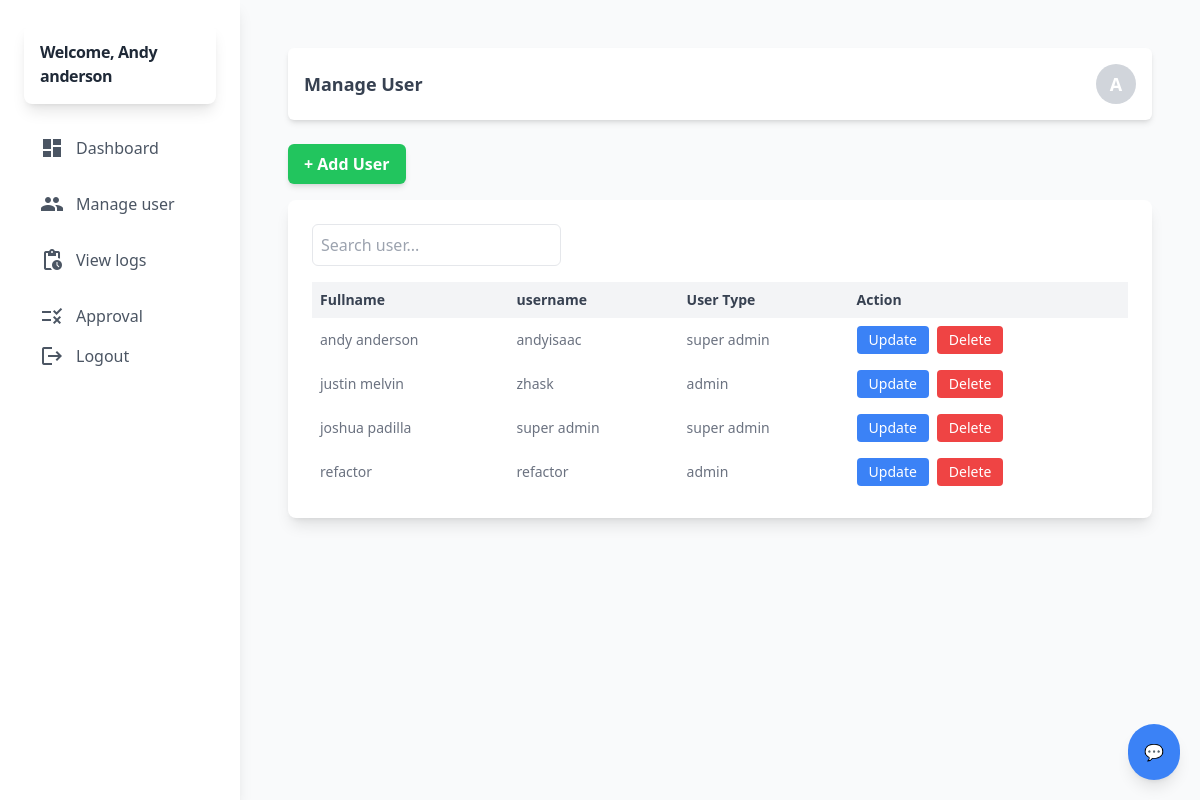
Screenshot of /admin/manage_user.php (signed in) with the database file from the repository.
### tables this page shows
CREATE TABLE `user` (
  `id` int(11) NOT NULL,
  `name` varchar(255) NOT NULL,
  `username` varchar(255) NOT NULL,
  `password` varchar(255) NOT NULL,
  `type` varchar(60) NOT NULL,
  `status` int(11) NOT NULL DEFAULT 1 COMMENT '0=deleted,1=existing'
);

### admin/backend/db.php (called while the page is built, shortened)
<?php
class db_connect
{
    public $host = db_host;
    public $user = db_user;
    public $pass = db_pass;
    public $name = db_name;
    public function connect()
    {
        try {
            $this->conn = new mysqli($this->host, $this->user, $this->pass, $this->name);
        } catch (\Throwable $th) {
            header("Location:setup.php");
        }
    }
}

### admin/backend/class.php (called while the page is built, shortened)
<?php
include ('db.php');
class global_class extends db_connect
{
    public function check_account($user_id ) {
        $query = "SELECT * FROM user WHERE id = $user_id";
        $result = $this->conn->query($query);
        $items = [];
        if ($result && $result->num_rows > 0) {
            while ($row = $result->fetch_assoc()) {
                $items[] = $row;
            }
        }
        return $items;
    }
    public function fetch_all_user(){
        $query = $this->conn->prepare("SELECT * FROM `user` where status='1'");
        if ($query->execute()) {
            $result = $query->get_result();
            return $result;
        }
    }
}

### admin/backend/end-points/user_list.php (the view, shortened to what this page needs)
<?php
$fetch_all_user = $db->fetch_all_user();
if ($fetch_all_user->num_rows>0): ?>
    <?php foreach ($fetch_all_user as $user):
        ?>
       <tr>
            <td class="p-2"><?php echo htmlspecialchars($user['name']); ?></td>
            <td class="p-2"><?php echo htmlspecialchars($user['username']); ?></td>
            <td class="p-2"><?php echo htmlspecialchars($user['type']); ?></td>
            <td class="p-2 flex space-x-2">
                <button class="showUpdateModal TogglerUpdateUser px-3 py-1 bg-blue-500 text-white rounded hover:bg-blue-600"
                data-id="<?= $user['id']; ?>"
                data-name="<?= $user['name']; ?>"
                data-username="<?= $user['username']; ?>"
                data-type="<?= $user['type']; ?>"
                >
                Update</button>
                <button class="TogglerDeleteUser px-3 py-1 bg-red-500 text-white rounded hover:bg-red-600"
                data-id=<?= $user['id']; ?>>
                Delete
            </td>
        </tr>
    <?php endforeach; ?>
<?php else: ?>
    <tr>
        <td colspan="5" class="p-2">No record found.</td>
    </tr>
<?php endif; ?>

### admin/components/header.php (shortened to what this page needs)
<?php
include('backend/class.php');
$db = new global_class();
if (isset($_SESSION['id'])) {
    $admin_id = intval($_SESSION['id']);
    $account = $db->check_account($admin_id);
} else {
   header('location: index.php');
}
?>
<!DOCTYPE html>
<html lang="en">
<head>
  <script src="https://cdn.tailwindcss.com"></script>
  <link rel="stylesheet" href="https://cdnjs.cloudflare.com/ajax/libs/AlertifyJS/1.13.1/css/alertify.css" />
</head>
<body class="bg-gray-100 font-sans antialiased">
  <div class="min-h-screen flex flex-col lg:flex-row">
<aside id="sidebar" class="bg-white shadow-lg w-64 lg:w-1/5 xl:w-1/6 p-6 space-y-6 lg:static fixed inset-y-0 left-0 z-50 transform -translate-x-full lg:translate-x-0 transition-transform duration-300 ease-in-out">
  <div class="flex items-center space-x-4 p-4 bg-white rounded-lg shadow-lg hover:shadow-xl transition-shadow duration-300">
  <h1 class="text-1xl font-bold text-gray-800 tracking-tight text-left lg:text-left hover:text-indigo-600 transition-colors duration-300">Welcome, <?=ucfirst($account[0]['name'])?></h1>
</div>
  <nav class="space-y-4 text-left lg:text-left">
    <?php if($account[0]['type']=="super admin"){?>
      <a href="index.php" class="flex items-center lg:justify-start space-x-3 text-gray-600 hover:text-blue-500 hover:bg-gray-100 px-4 py-2 rounded-md transition-all duration-300">
          <span class="material-icons">dashboard</span>
          <span>Dashboard</span>
      </a>
        <a href="manage_user.php" class="flex items-center lg:justify-start space-x-3 text-gray-600 hover:text-blue-500 hover:bg-gray-100 px-4 py-2 rounded-md transition-all duration-300">
          <span class="material-icons">group</span>
          <span>Manage user </span>
      </a>
      <a href="view_logs.php" class="flex items-center lg:justify-start space-x-3 text-gray-600 hover:text-blue-500 hover:bg-gray-100 px-4 py-2 rounded-md transition-all duration-300">
          <span class="material-icons">pending_actions</span>
          <span>View logs</span>
      </a>
      <a href="approval.php" class="flex items-center lg:justify-start space-x-3 text-gray-600 hover:text-blue-500 hover:bg-gray-100 px-4 py-2 rounded-md transition-all duration-300">
          <span class="material-icons">rule</span>
          <span>Approval</span>
      </a>
      <?php } ?>
      <a href="logout.php">
          <button class="flex items-center lg:justify-start  space-x-3 text-gray-600 hover:text-red-500 hover:bg-gray-100 px-4 py-2 rounded-md transition-all duration-300">
              <span class="material-icons">logout</span>
              <span>Logout</span>
          </button>
        </a>
  </nav>
</aside>
    <main class="flex-1 bg-gray-50 p-8 lg:p-12">

### admin/manage_user.php (shortened to what this page needs)
<?php
include "components/header.php";
?>
<div class="flex justify-between items-center bg-white p-4 mb-6 rounded-md shadow-md">
    <h2 class="text-lg font-semibold text-gray-700">Manage User</h2>
    <div class="w-10 h-10 bg-gray-300 rounded-full flex items-center justify-center text-lg font-bold text-white">
        <?php
        echo substr(ucfirst($account[0]['name']), 0, 1);
        ?>
    </div>
</div>
<div class="flex justify-between items-center mb-4">
    <button id="openAddUserModalBtn"
        class="px-4 py-2 bg-green-500 text-white font-semibold rounded-md shadow-md hover:bg-green-600 transition">
        + Add User
    </button>
</div>
<div class="bg-white rounded-lg shadow-lg p-6">
    <div class="mb-4">
        <input type="text" id="searchInput" class="p-2 border rounded-md" placeholder="Search user...">
    </div>
    <div class="overflow-x-auto">
        <table id="userTable" class="display table-auto w-full text-sm text-left text-gray-500 dark:text-gray-400">
            <thead class="bg-gray-100 text-gray-700">
                <tr>
                    <th class="p-2">Fullname</th>
                    <th class="p-2">username</th>
                    <th class="p-2">User Type</th>
                    <th class="p-2">Action</th>
                </tr>
            </thead>
            <tbody>
                <?php include "backend/end-points/user_list.php"; ?>
            </tbody>
        </table>
    </div>
</div>
<?php
include "components/footer.php";
?>

### rows the page displays
user: name "Andy anderson", name "A", name "andy anderson", username "andyisaac", type "super admin"
user: name "justin melvin", username "zhask", type "admin"
user: name "joshua padilla", username "super admin", type "super admin"
user: name "refactor", username "refactor", type "admin"
